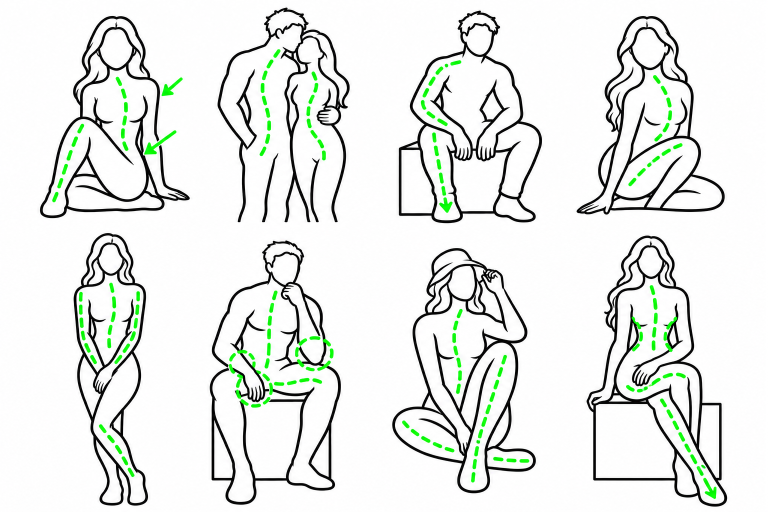
#> input picture src/assets/pose-sheets/four-guides.png, 1536 x 1024 px (shown at 1/2 size)
$ python repair-pose-extraction.py
#> lines starting #> are read from the running program, lines starting #| are printed output that depends on the picture; after the words box and inside, x2 and y2 are one past the last pixel; in counts of white or black regions, pixels touching at a corner belong together
"""Restore clipped source contours and respect the mixed sheet's alpha channel."""
from pathlib import Path

import numpy as np
from PIL import Image, ImageDraw

ROOT = Path(__file__).resolve().parents[1]
SHEETS = ROOT / 'src/assets/pose-sheets'
OUTPUT = ROOT / 'src/assets/poses'


def overlay(source, rectangle, destination, framed=False):
    pixels = np.array(source.crop(rectangle).convert('RGBA'))
    rgb = pixels[:, :, :3].astype(float)
    source_alpha = pixels[:, :, 3].astype(float)
    green = (rgb[:, :, 1] > rgb[:, :, 0] + 35) & (rgb[:, :, 1] > rgb[:, :, 2] + 35)
    # Hidden RGB and faint cutout fringes are not visible linework. In particular,
    # do not promote partially transparent black pixels to opaque contours.
    darkness = np.clip((235 - rgb.min(axis=2)) / 235, 0, 1)
    alpha = np.where(green, source_alpha, darkness * source_alpha)
    alpha[alpha < 35] = 0
    if framed:
        # Only the card's rounded corner remains after removing its straight
        # frame. Do not inset the entire image and cut through hands or feet.
        yy, xx = np.indices(alpha.shape)
        edge_x = np.minimum(xx, alpha.shape[1] - 1 - xx)
        edge_y = np.minimum(yy, alpha.shape[0] - 1 - yy)
        alpha[edge_x + edge_y < 22] = 0
        # Some generated cards contain a second, slightly inset border. Remove
        # its long straight runs, preserving the intentional wall references.
        height, width = alpha.shape
        if destination not in ('male-guide-a-04.png', 'male-guide-b-07.png'):
            for x in list(range(min(28, width))) + list(range(max(0, width - 28), width)):
                line = (alpha[:, x] > 35) & ~green[:, x]
                changes = np.diff(np.r_[False, line, False].astype(int))
                starts, ends = np.where(changes == 1)[0], np.where(changes == -1)[0]
                for start, end in zip(starts, ends):
                    if end - start > height * .72:
                        alpha[start:end, max(0, x - 1):min(width, x + 2)] = 0
    # Card edges and corner flecks are separate from the person. Remove only
    # these isolated components; never trace an edge through a connected limb.
    if destination.startswith('male-guide-'):
        occupied = alpha > 0
        visited = np.zeros(occupied.shape, dtype=bool)
        height, width = occupied.shape
        for sy, sx in zip(*np.where(occupied)):
            if visited[sy, sx]:
                continue
            stack, component = [(sy, sx)], []
            visited[sy, sx] = True
            while stack:
                y, x = stack.pop()
                component.append((y, x))
                for dy in (-1, 0, 1):
                    for dx in (-1, 0, 1):
                        ny, nx = y + dy, x + dx
                        if 0 <= ny < height and 0 <= nx < width and occupied[ny, nx] and not visited[ny, nx]:
                            visited[ny, nx] = True
                            stack.append((ny, nx))
            ys, xs = zip(*component)
            contains_guide = any(green[y, x] for y, x in component)
            frame = (max(xs) - min(xs) < 15 and max(ys) - min(ys) > height * .6
                     and (min(xs) < 12 or max(xs) > width - 12))
            corner = (len(component) < 120 and
                      (max(ys) < 20 or min(ys) > height - 20))
            if not contains_guide and (frame or corner):
                for y, x in component:
                    alpha[y, x] = 0
    color = np.where(green[:, :, None], rgb, (255, 59, 48)).astype('uint8')
    result = Image.fromarray(np.dstack((color, alpha.astype('uint8'))))
    bounds = result.getbbox()
    if bounds is None:
        raise ValueError(f'Empty overlay: {destination}')
    result = result.crop(bounds)
    padded = Image.new('RGBA', (result.width + 32, result.height + 32))
    padded.paste(result, (16, 16))
    padded.save(OUTPUT / destination, optimize=True)


def card_overlay(source, rectangle, destination):
    """Locate the actual frame near each measured edge and keep its interior."""
    rgb = np.array(source.convert('RGB'))
    ink = rgb.max(axis=2) < 120
    left, top, right, bottom = rectangle

    def vertical(guess):
        candidates = list(range(max(0, guess - 4), min(source.width, guess + 5)))
        return max(candidates, key=lambda x: ink[top + 25:bottom - 25, x].sum())

    def horizontal(guess):
        candidates = list(range(max(0, guess - 4), min(source.height, guess + 5)))
        return max(candidates, key=lambda y: ink[y, left + 25:right - 25].sum())

    left, right = vertical(left), vertical(right)
    top, bottom = horizontal(top), horizontal(bottom)
    overlay(source, (left + 3, top + 3, right - 2, bottom - 2), destination, framed=True)


def repair():
    repaired = []
    four = Image.open(SHEETS / 'four-guides.png')
#> four is the input picture: PIL image 1536x1024 RGB; mean R, G, B 230.5, 233.8, 230.4
    # The second row starts above the mathematical halfway point.
    for i in range(1, 9):
        row, col = divmod(i - 1, 4)
        name = f'four-guide-{i:02}.png'
        overlay(four, (col * 384, 0 if row == 0 else 454,
                       (col + 1) * 384, 454 if row == 0 else 1024), name)
        repaired.append(name)
#> this loop made 8 passes
#> bounds in overlay on passes 1 to 8: (80, 32, 380, 437), (51, 15, 316, 445), (29, 21, 316, 447), (1, 32, 298, 429), (147, 12, 296, 557), (35, 27, 298, 556), (16, 42, 304, 533), (21, 17, 303, 560)
#> pass 1, in overlay, `pixels = np.array(source.crop(rectangle).convert('RGBA'))`:
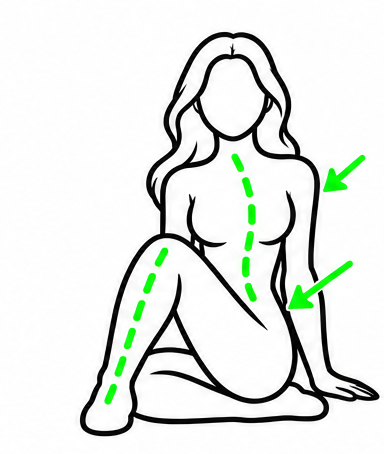
#> pixels: shape (454, 384, 4); mean R, G, B, A 228.9, 232.9, 228.9, 255
#> pass 1, in overlay, `green = (rgb[:, :, 1] > rgb[:, :, 0] + 35) & (rgb[:, :, 1] > rgb[:, :,..`:
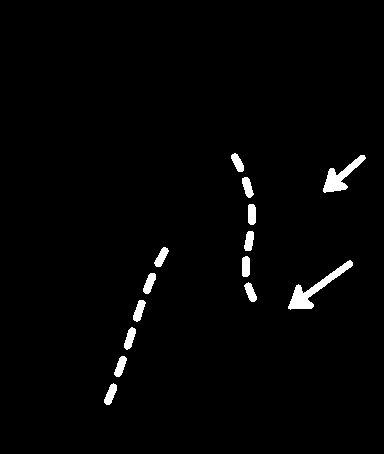
#> green: shape (454, 384) bool; 1.9% white; 14 white regions, largest, box (x1, y1, x2, y2) and area: (288, 260, 353, 310) 759, (323, 155, 366, 193) 575, (133, 300, 146, 322) 167
#> after the loop, repaired = ['four-guide-01.png', 'four-guide-02.png', 'four-guide-03.png', 'four-guide-04.png', 'four-guide-05.png', 'four-guide-06.png', 'four-guide-07.png', 'four-guide-08.png']

    # Use the inside of each actual lower card, with just enough inset to remove
    # its frame. The old 20px inset cut through hair and heads.
    male_columns = [(8, 204), (212, 408), (418, 597),
                    (604, 789), (797, 989), (997, 1191)]
    male_rows = [(15, 436), (450, 849), (863, 1296)]
    for prefix in ['male-guide-a', 'male-guide-b']:
#> (the run stopped early here; a loop or call above may not have finished)

$ run again, with src/assets/poses/male-guide-a-05.png copied over src/assets/pose-sheets/four-guides.png
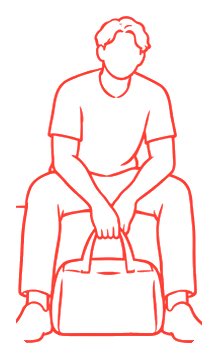
#> input picture src/assets/poses/male-guide-a-05.png, 218 x 359 px
#> in repair, four is the input picture: PIL image 218x359 RGBA; mean R, G, B, A 198.2, 45.9, 37.3, 21.8
#> the loop in repair, `for i in range(1, 9):` made 2 passes
#> bounds in overlay on pass 1: (16, 16, 202, 343)
#> pass 1, in overlay, `pixels = np.array(source.crop(rectangle).convert('RGBA'))`:
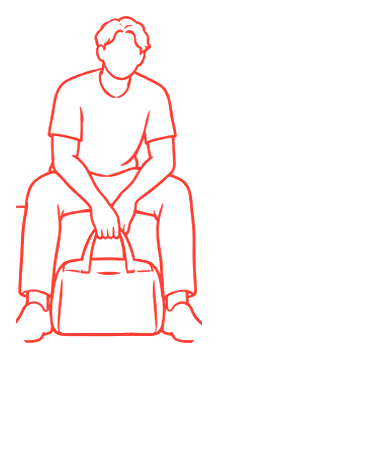
#> pixels: shape (454, 384, 4); mean R, G, B, A 89, 20.6, 16.7, 9.8; transparent parts drawn white
#> pass 1, in overlay, `source_alpha = pixels[:, :, 3].astype(float)`:
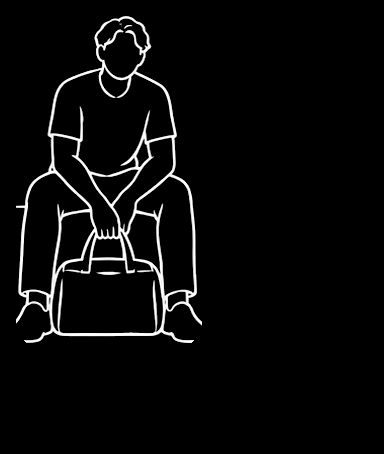
#> source_alpha: shape (454, 384) float64; min 0, max 255, mean 9.8
#> after the loop in repair, `for i in range(1, 9):`: repaired = ['four-guide-01.png']
